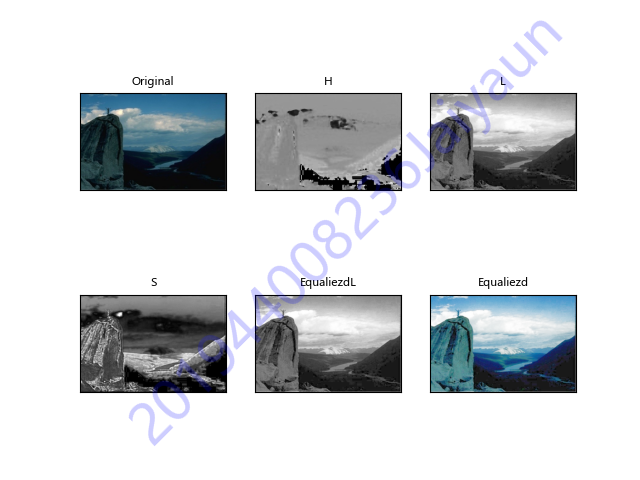

Here is the Python script that generated this plot:
# -*- coding: UTF-8 -*-
"""
@author:Jaiyaun
@software: PyCharm
@file:task3a.py
@time:2021/11/24
"""

import matplotlib.pyplot as plt
import cv2
import watermark

img = cv2.imread('scene.jpg', cv2.IMREAD_COLOR)

# 色调H，饱和度为S，光强为V
hls = cv2.cvtColor(img, cv2.COLOR_BGR2HLS)
# 函数 cv2.split() 传入一个图像数组，并将图像拆分为 B/G/R 三个通道
channels = cv2.split(hls)
equalized_l = cv2.equalizeHist(channels[1], channels[1])
cv2.merge(channels, hls)
dst = cv2.cvtColor(hls, cv2.COLOR_HLS2BGR)

titles = ['Original', 'H', 'L', 'S', 'EqualiezdL', 'Equaliezd']
images = [img, hls[:, :, 0], hls[:, :, 1], hls[:, :, 2], equalized_l, dst]

for i in range(6):
    plt.subplot(2, 3, i + 1)
    if len(images[i].shape) < 3:
        plt.imshow(images[i], 'gray')
    else:
        plt.imshow(images[i][..., ::-1])
    plt.title(titles[i], fontsize=8)
    plt.xticks([])
    plt.yticks([])

# 保存图片
# watermark.addwatermark(plt, '201944008236Jaiyaun')
watermark.savefig(plt, 'task3a.png', '201944008236Jaiyaun')
plt.show()
